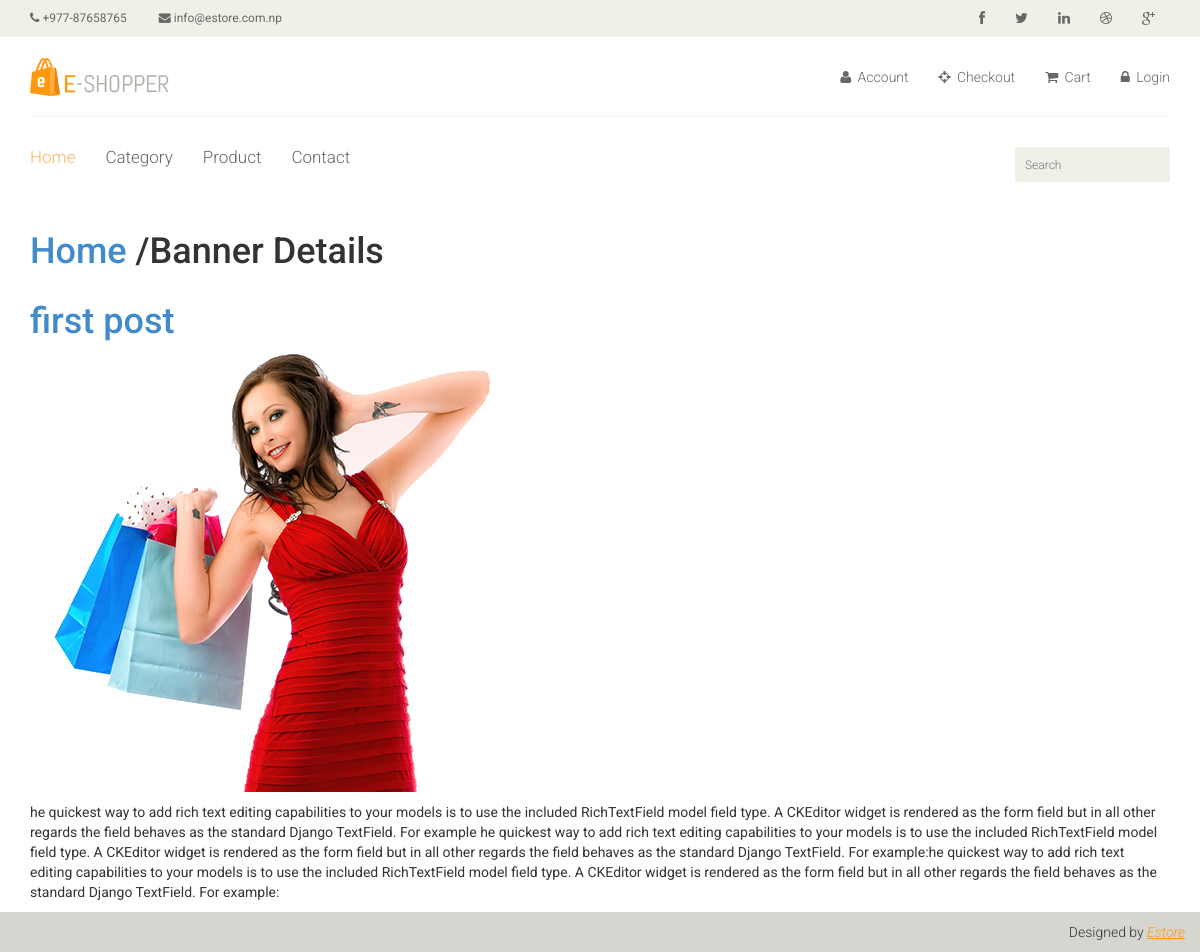
The app's page /banner-details/first-post with its own data.
### ecommerce/models.py (models this page shows, shortened)
class Settings(models.Model):
    name = models.CharField(max_length=100)
    email = models.CharField(max_length=100)
    phone = models.CharField(max_length=100)
    logo = models.ImageField(upload_to='logo/', blank=True, null=True)
    favicon = models.ImageField(upload_to='favicon/', blank=True, null=True)
    class Meta:
        verbose_name_plural = 'Setting'

class Banner(models.Model):
    title = models.CharField(max_length=100, unique=True)
    slug = models.SlugField(max_length=100, unique=True)
    subtitle = models.CharField(max_length=100)
    image = models.ImageField(upload_to='banner/')
    description = RichTextField()
    class Meta:
        verbose_name_plural = 'Banner'

### ecommerce/views.py (the view)
# urls.py: path('banner-details/<slug>', views.banner_details, name='banner-details'),
def banner_details(request, slug):
    data = {
        'bannerData': Banner.objects.get(slug=slug),
    }
    return render(request, 'pages/banner/banner-details.html', data)

### ecommerce/general.py (called while the page is built)
def data_pass_all_templates(request):
    data = {
        'settingData': Settings.objects.last()
    }
    return data

### templates/pages/banner/banner-details.html
{% extends "master/master.html" %}
{% block content %}
    <div class="container">
        <div class="row">
            <div class="col-md-12">
                <h1><a href="{% url 'index' %}">Home</a> /Banner Details</h1>
            </div>
            <div class="col-md-12">
                <h1><a href="">{{ bannerData.title }}</a></h1>
                {% if bannerData.image %}
                    <img src="{{ bannerData.image.url }}" class="img-responsive" alt="">
                {% endif %}
                <p>
                    {{ bannerData.description |safe }}
                </p>
            </div>
        </div>
    </div>
{% endblock %}

### templates/layouts/header.html (shortened to what this page needs)
<!DOCTYPE html>
{% load static %}
<html lang="en">
<head>
    <link href="{% static 'css/bootstrap.min.css' %}" rel="stylesheet">
    <link href="{% static 'css/font-awesome.min.css' %}" rel="stylesheet">
    <link href="{% static 'css/prettyPhoto.css' %}" rel="stylesheet">
    <link href="{% static 'css/price-range.css' %}" rel="stylesheet">
    <link href="{% static 'css/animate.css' %}" rel="stylesheet">
    <link href="{% static 'css/main.css' %}" rel="stylesheet">
    <link href="{% static 'css/responsive.css' %}" rel="stylesheet">
</head>
<body>
<header id="header">
    <div class="header_top">
        <div class="container">
            <div class="row">
                <div class="col-sm-6">
                    <div class="contactinfo">
                        <ul class="nav nav-pills">
                            <li><a href="#"><i class="fa fa-phone"></i> {{ settingData.phone }}</a></li>
                            <li><a href="#"><i class="fa fa-envelope"></i> {{ settingData.email }}</a></li>
                        </ul>
                    </div>
                </div>
                <div class="col-sm-6">
                    <div class="social-icons pull-right">
                        <ul class="nav navbar-nav">
                            <li><a href="#"><i class="fa fa-facebook"></i></a></li>
                            <li><a href="#"><i class="fa fa-twitter"></i></a></li>
                            <li><a href="#"><i class="fa fa-linkedin"></i></a></li>
                            <li><a href="#"><i class="fa fa-dribbble"></i></a></li>
                            <li><a href="#"><i class="fa fa-google-plus"></i></a></li>
                        </ul>
                    </div>
                </div>
            </div>
        </div>
    </div>
    <div class="header-middle">
        <div class="container">
            <div class="row">
                <div class="col-sm-4">
                    <div class="logo pull-left">
                        {% if settingData.logo %}
                            <a href="{% url 'index' %}"><img src="{{ settingData.logo.url }}" alt=""/></a>
                        {% endif %}
                    </div>
                </div>
                <div class="col-sm-8">
                    <div class="shop-menu pull-right">
                        <ul class="nav navbar-nav">
                            <li><a href="{% url 'user-register' %}"><i class="fa fa-user"></i> Account</a></li>
                            <li><a href="#"><i class="fa fa-crosshairs"></i> Checkout</a></li>
                            <li><a href="{% url 'cart_detail' %}"><i class="fa fa-shopping-cart"></i> Cart</a></li>
                            <li><a href="{% url 'user-login' %}"><i class="fa fa-lock"></i> Login</a></li>
                        </ul>
                    </div>
                </div>
            </div>
        </div>
    </div>
    <div class="header-bottom">
        <div class="container">
            <div class="row">
                <div class="col-sm-9">
                    <div class="mainmenu pull-left">
                        <ul class="nav navbar-nav collapse navbar-collapse">
                            <li><a href="{% url 'index' %}" class="active">Home</a></li>
                            <li><a href="{% url 'category' %}">Category</a></li>
                            <li><a href="{% url 'product' %}">Product</a></li>
                            <li><a href="{% url 'contact' %}">Contact</a></li>
                        </ul>
                    </div>
                </div>
                <div class="col-sm-3">
                    <div class="search_box pull-right">
                        <input type="text" placeholder="Search"/>
                    </div>
                </div>
            </div>
        </div>
    </div>
</header>

### static/css/main.css (style rules this page uses)
body { font-family: 'Roboto', sans-serif; background:; position: relative; font-weight:400px; }
ul li { list-style: none; }
a { -webkit-transition: 300ms; -moz-transition: 300ms; -o-transition: 300ms; transition: 300ms; }
h1, h2, h3, h4, h5, h6 { font-family: 'Roboto', sans-serif; }
.header_top { background: none repeat scroll 0 0 #F0F0E9; }
.contactinfo ul li:first-child { margin-left: -15px; }
.contactinfo ul li a { font-size: 12px; color: #696763; font-family: 'Roboto', sans-serif; }
.social-icons ul li a { border: 0 none; border-radius: 0; color: #696763; padding:0px; }
.social-icons ul li { display:inline-block; }
.social-icons ul li a i { padding: 11px 15px; transition: all 0.9s ease 0s; -moz-transition: all 0.9s ease 0s; -webkit-transition: all 0.9s ease 0s; -o-transition: all 0.9s ease 0s; }
.header-middle .container .row { border-bottom: 1px solid #f5f5f5; margin-left: 0; margin-right: 0; padding-bottom: 20px; padding-top: 20px; }
.header-middle .container .row .col-sm-4 { padding-left: 0; }
.header-middle .container .row .col-sm-8 { padding-right:0; }
.shop-menu ul li { display:inline-block; padding-left: 15px; padding-right: 15px; }
.shop-menu ul li:last-child { padding-right: 0; }
.shop-menu ul li a { background: #FFFFFF; color: #696763; font-family: 'Roboto', sans-serif; font-size: 14px; font-weight: 300; padding:0; padding-right: 0; margin-top: 10px; }
.shop-menu ul li a i { margin-right:3px; }
.header-bottom { padding-bottom: 30px; padding-top: 30px; }
.navbar-collapse.collapse { padding-left: 0; }
.mainmenu ul li { padding-right: 15px; padding-left: 15px; }
.mainmenu ul li:first-child { padding-left: 0px; }
.mainmenu ul li a { color: #696763; font-family: 'Roboto', sans-serif; font-size: 17px; font-weight: 300; padding: 0; padding-bottom: 10px; }
.mainmenu ul li a:hover, .mainmenu ul li a.active, .shop-menu ul li a.active { background:none; color:#fdb45e; }
.search_box input { background: #F0F0E9; border: medium none; color: #B2B2B2; font-family: 'roboto'; font-size: 12px; font-weight: 300; height: 35px; outline: medium none; padding-left: 10px; width: 155px; background-image: url(../images/home/searchicon.png); background-repeat: no-repeat; background-position: 130px; }

### records on screen
Settings: phone "+977-87658765", email "info@estore.com.np", logo (picture)
Banner: title "first post", image (picture), description "he quickest way to add rich text editing capabilities to your models is to use the included RichTextField model field type. A CKEditor widget is rendered as the form field but in all other regards the field behaves as the standard Django TextField. For example he quickest way to add rich text editing capabilities to your models is to use the included RichTextField model field type. A CKEditor widget is rendered as the form field but in all other regards the field behaves as the standard Django TextField. For example:he quickest way to add rich text editing capabilities to your models is to use the included RichTextField model field type. A CKEditor widget is rendered as the form field but…"
